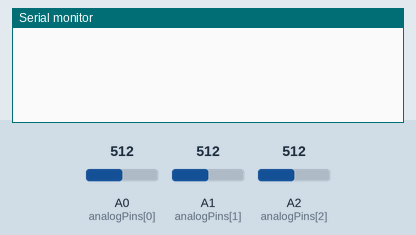
This sketch was run on a simulated Arduino Uno, built with avr-gcc and run on an emulated ATmega328P. Shown: the last lines printed to the serial monitor. The inputs (shaded band) are chosen by the test bench; at power-on: A0 (analogPins[0]) = 512, A1 (analogPins[1]) = 512, A2 (analogPins[2]) = 512.

Above: at 1.2 s.
1.3 s: A0 (analogPins[0]) set to 716
At 2.1 s:
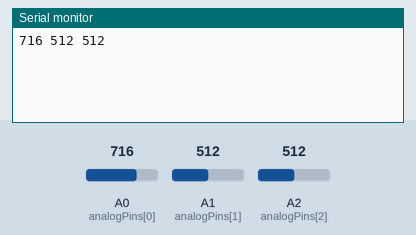
2.8 s: A1 (analogPins[1]) set to 716
At 3.2 s:
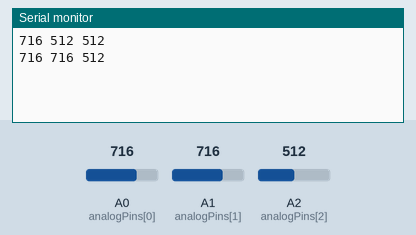
4.3 s: A2 (analogPins[2]) set to 716
At 5.5 s:
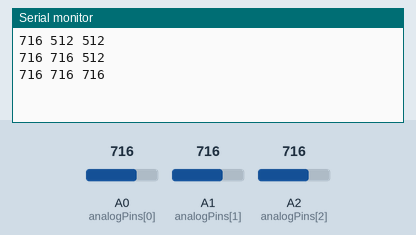
5.8 s: A0 (analogPins[0]) set to 900
At 6.7 s:
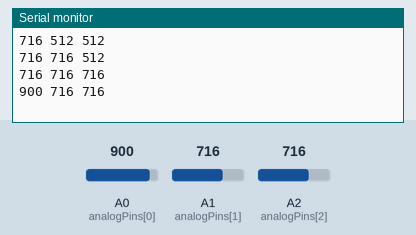
7.3 s: A1 (analogPins[1]) set to 900
At 7.9 s:
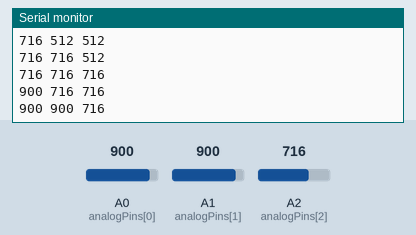
8.8 s: A2 (analogPins[2]) set to 900
At 10.2 s:
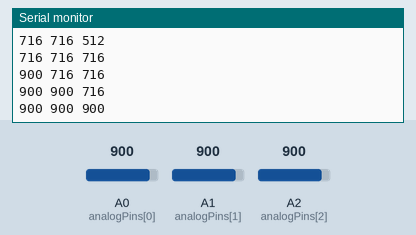
Timing chart, 0 to 11.3 s (numbered marks = the images above; inputs shaded):
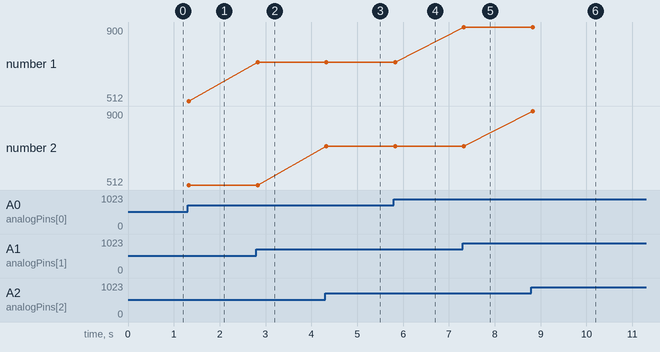

Measured:
- after the input at 1.3 s, the serial monitor: prints a new line at once (image 1)
- after the input at 2.8 s, the serial monitor: prints a new line at once (image 2)
- after the input at 4.3 s, the serial monitor: prints a new line at once (image 3)
- after the input at 5.8 s, the serial monitor: prints a new line at once (image 4)
- after the input at 7.3 s, the serial monitor: prints a new line at once (image 5)
- after the input at 8.8 s, the serial monitor: prints a new line at once (image 6)

The sketch:

sketch_dec16a.ino
```cpp
const int NUM_POTS = 3;
int analogPins[NUM_POTS] = {A0, A1, A2};

enum PotState {IDLE, MOVING, STOPPED};
PotState potStates[NUM_POTS];

int currentValues[NUM_POTS];
int lastValues[NUM_POTS];
int stableValues[NUM_POTS];
int stableCount[NUM_POTS];

const int stableCountThreshold = 10;

void setup() {
  Serial.begin(9600);
  for (int i = 0; i < NUM_POTS; i++) {
    int val = analogRead(analogPins[i]);
    currentValues[i] = val;
    lastValues[i] = val;
    stableValues[i] = val;
    potStates[i] = IDLE;
    stableCount[i] = 0;
  }
}

void loop() {
  bool anyStopped = false;

  for (int i = 0; i < NUM_POTS; i++) {
    int val = analogRead(analogPins[i]);
    currentValues[i] = val;

    if (currentValues[i] != lastValues[i]) {
      potStates[i] = MOVING;
      stableCount[i] = 0;
    } else {
      // Same reading as last time
      if (potStates[i] == MOVING) {
        stableCount[i]++;
        if (stableCount[i] >= stableCountThreshold) {
          potStates[i] = STOPPED;
          stableValues[i] = currentValues[i];
          anyStopped = true;
        }
      }
    }

    lastValues[i] = currentValues[i];
  }

  //send stable data after changing
  if (anyStopped) {
    Serial.print(stableValues[0]); Serial.print(" ");
    Serial.print(stableValues[1]); Serial.print(" ");
    Serial.println(stableValues[2]);
  }

  // Reset stopped pots to IDLE
  for (int i = 0; i < NUM_POTS; i++) {
    if (potStates[i] == STOPPED) {
      potStates[i] = IDLE;
    }
  }

  delay(2);
}
```
